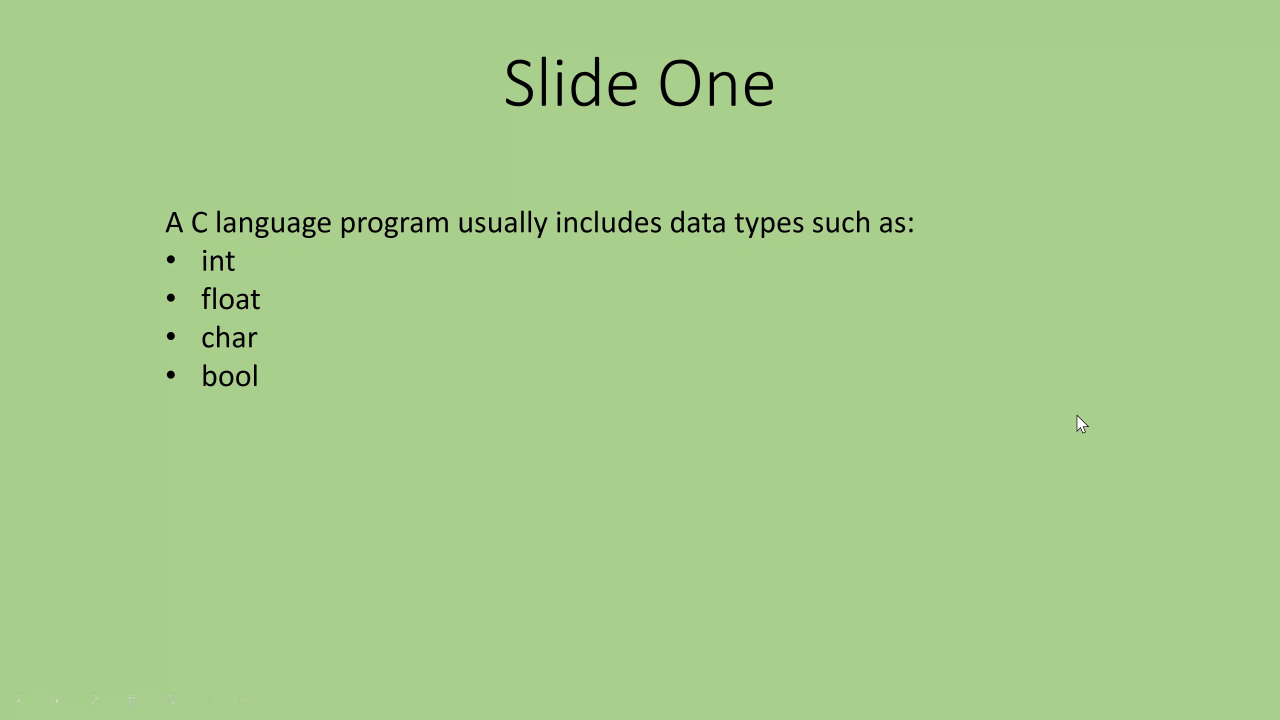
#> input picture frame 93 of data/videos/test0_toy_lecture.mp4, 3840 x 2160 px (shown at 1/3 size)
$ jupyter execute --allow-errors MaskImage.ipynb
#> lines starting #> are read from the running program, lines starting #| are printed output that depends on the picture; after the words box and inside, x2 and y2 are one past the last pixel; in counts of white or black regions, pixels touching at a corner belong together
[cell 1]
# [82 lines of commented-out code are left out]

[cell 2]
# [63 lines of commented-out code are left out]

[cell 3]
import cv2
import os
import numpy as np

# Input and output paths
video_path = "Masking_Image/test9_cs412-21s.mp4"
output_dir = "masking_out_directory"

# Ensure video file exists
#> (the rest of this cell did not finish here and is left out)

[cell 4]
# Contour Masking
import cv2
import os
import numpy as np

# Input and output paths
video_path = "data/videos/test0_toy_lecture.mp4"
output_dir = "pixelsubtract_directory2"

# Ensure video file exists
if not os.path.isfile(video_path):
    print(f"Error: {video_path} not found.")
    exit()

# Create output directory if it doesn't exist
if not os.path.exists(output_dir):
    os.makedirs(output_dir)

# Open the video file
cap = cv2.VideoCapture(video_path)
fps = cap.get(cv2.CAP_PROP_FPS)

# Validate FPS
if fps <= 0:
    print(f"Error: Could not retrieve FPS from {video_path}")
    cap.release()
    exit()

frame_interval = int(fps)  # Extract a frame every second
index = 0
count = 0
success, frame = cap.read()
#> frame is the input picture: shape (2160, 3840, 3); mean B, G, R 138.5, 204.8, 167.2

previous_canvas = None  # Store the previous frame's contours

while success:
    if count % frame_interval == 0:
        img_file = os.path.join(output_dir, f"scene_{index}.jpg")

        # Convert frame to grayscale
        image_gray = cv2.cvtColor(frame, cv2.COLOR_BGR2GRAY)
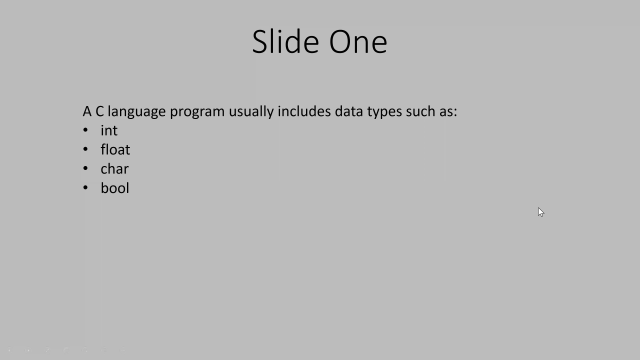
#> image_gray: shape (2160, 3840) (shown at 1/6 size); min 0, max 255, mean 186

        # Convert grayscale to binary (black and white)
        _, image_edges = cv2.threshold(image_gray, 100, 255, cv2.THRESH_BINARY)
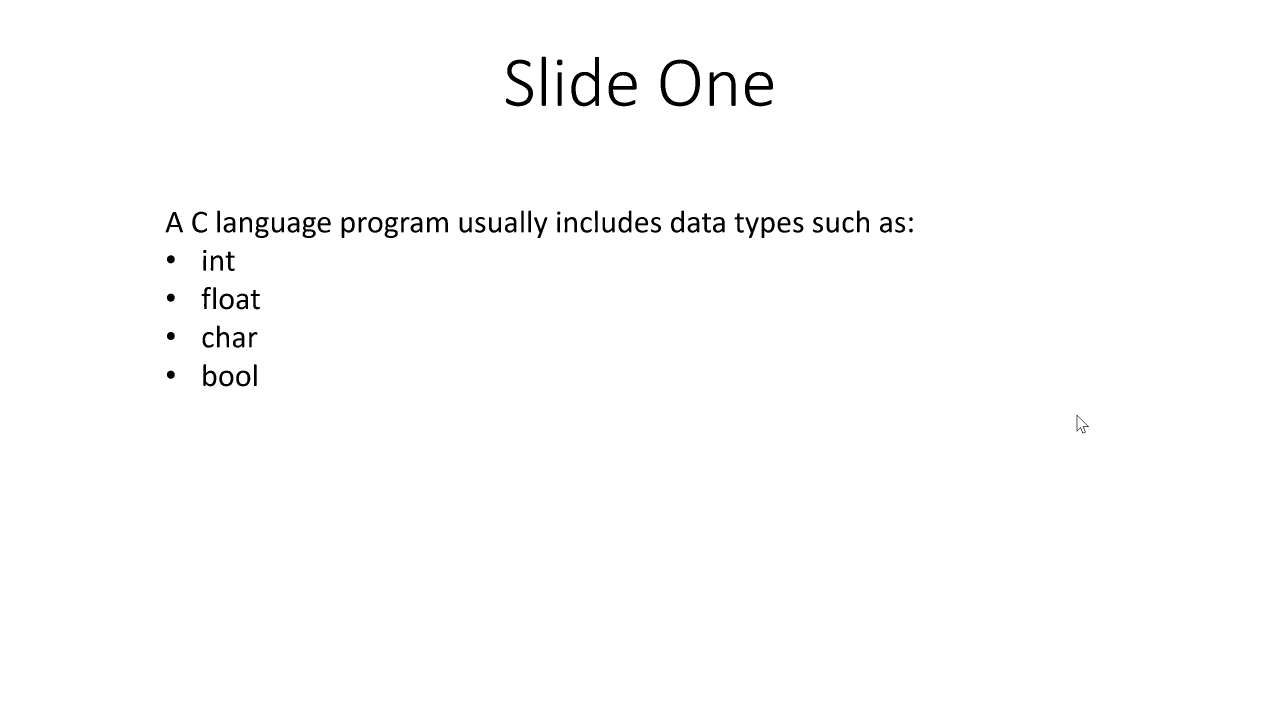
#> image_edges: shape (2160, 3840) (shown at 1/3 size); 99.1% white; 81 black regions

        # Create white canvas, mask, and background
        canvas = np.full(frame.shape, 255, np.uint8)
        mask = np.full(frame.shape, 255, np.uint8)
        new_background = np.full(frame.shape, 255, np.uint8)

        # Find contours
        contours_draw, _ = cv2.findContours(image_edges, cv2.RETR_LIST, cv2.CHAIN_APPROX_NONE)
#> contours_draw = 115 contours; largest, box (x1, y1, x2, y2) and area: (0, 0, 3840, 2160) 8288401, (1981, 178, 2101, 320) 13858, (1996, 190, 2086, 307) 8588, (1713, 169, 1798, 320) 8237, (2234, 215, 2320, 320) 5170
        contours_mask, _ = cv2.findContours(image_edges, cv2.RETR_EXTERNAL, cv2.CHAIN_APPROX_NONE)
#> contours_mask = 1 contour; box (x1, y1, x2, y2) and area: (0, 0, 3840, 2160) 8288401

        # Draw all contours on the canvas
        for contour in range(len(contours_draw)):
            cv2.drawContours(canvas, contours_draw, contour, (0, 0, 0), 3)
#> this loop made 115 passes
#> canvas: shape (2160, 3840, 3); 98.5% white; 112 black regions, largest, box (x1, y1, x2, y2) and area: (0, 0, 3840, 2160) 35964, (1515, 176, 1602, 322) 2592, (2126, 213, 2210, 321) 2468

        # Create mask and background
        for contour in range(len(contours_mask)):
            if contour != 1:
                cv2.fillConvexPoly(mask, contours_mask[contour], (0, 0, 0))
                cv2.fillConvexPoly(new_background, contours_mask[contour], (0, 255, 0))  # Green background
#> this loop made 1 pass
#> mask: shape (2160, 3840, 3); every value is 0
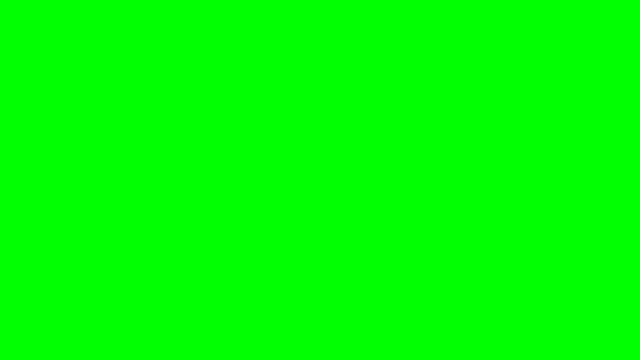
#> new_background: shape (2160, 3840, 3) (shown at 1/6 size); mean of channels 0, 1, 2 0, 255, 0; drawn as B, G, R

        # Apply the mask to remove the background
        output_frame = cv2.bitwise_and(frame, new_background)
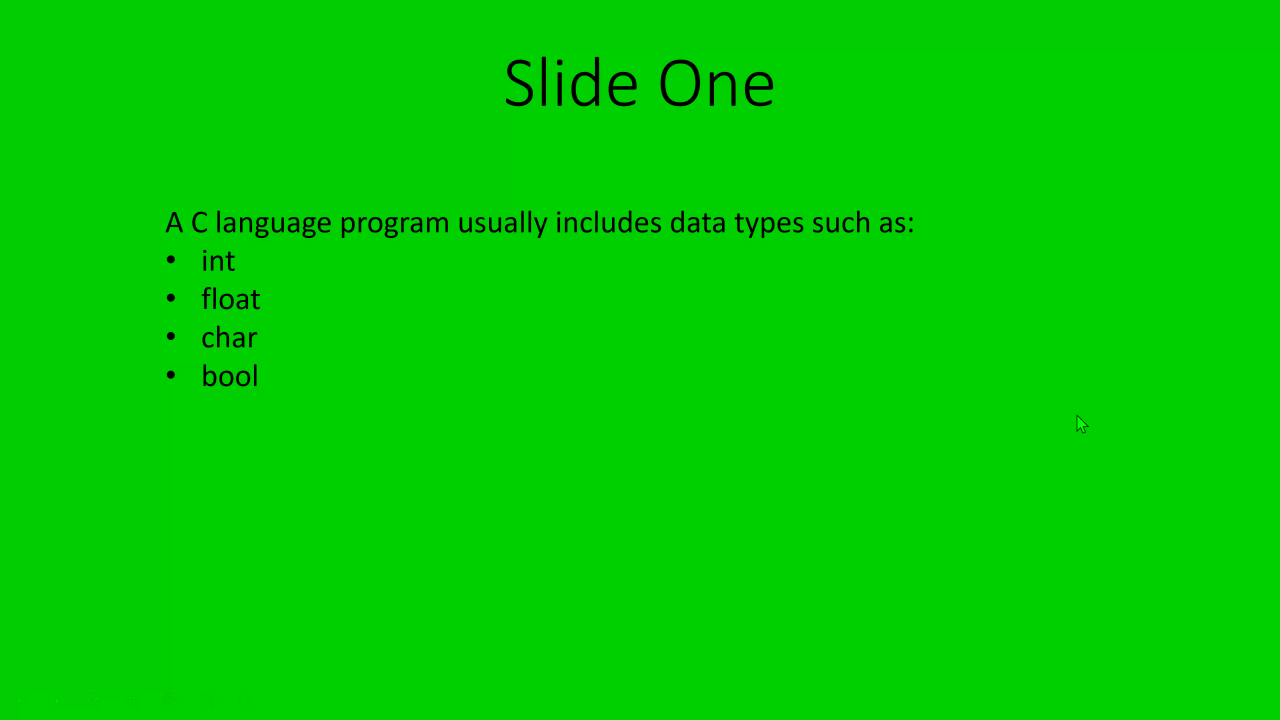
#> output_frame: shape (2160, 3840, 3) (shown at 1/3 size); mean B, G, R 0, 204.8, 0

        # Save the processed images
        cv2.imwrite(img_file, output_frame)
        contours_file = os.path.join(output_dir, f"contours_{index}.png")
        mask_file = os.path.join(output_dir, f"mask_{index}.png")
        background_file = os.path.join(output_dir, f"background_{index}.png")

        cv2.imwrite(contours_file, canvas)
        cv2.imwrite(mask_file, mask)
        cv2.imwrite(background_file, new_background)

        print(f"Saved masked frame: {img_file}")

        # Compute difference with the previous contour frame and save
        if previous_canvas is not None:
            diff = cv2.absdiff(previous_canvas, canvas)  # Subtract adjacent frames
            diff_file = os.path.join(output_dir, f"contour_diff_{index-1}_{index}.png")
            cv2.imwrite(diff_file, diff)
            print(f"Saved difference frame: {diff_file}")

        # Update previous canvas
        previous_canvas = canvas.copy()

        index += 1

    success, frame = cap.read()
    count += 1

cap.release()
print("Processing complete.")

$ run again, starting later in the video
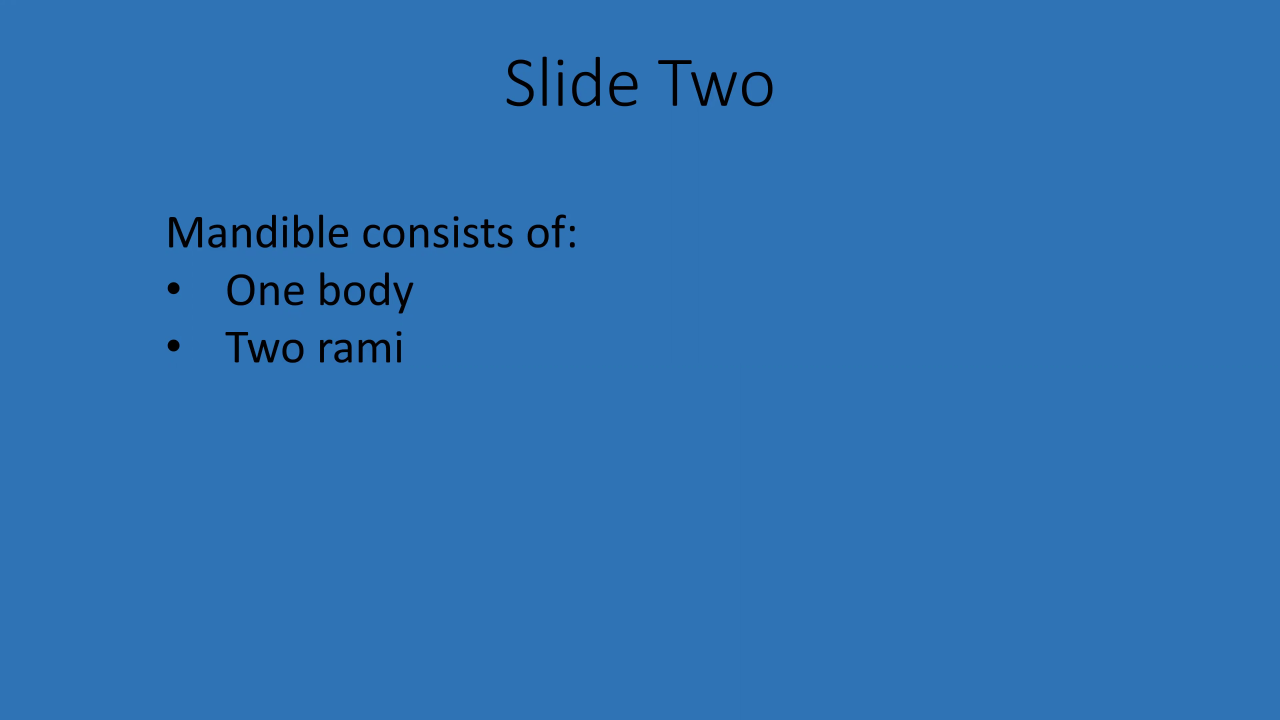
#> input picture frame 422 of data/videos/test0_toy_lecture.mp4, 3840 x 2160 px (shown at 1/3 size)
#> frame is the input picture: shape (2160, 3840, 3); mean B, G, R 179.1, 113.8, 46.5
#> `_, image_edges = cv2.threshold(image_gray, 100, 255, cv2.THRESH_BINARY)`:
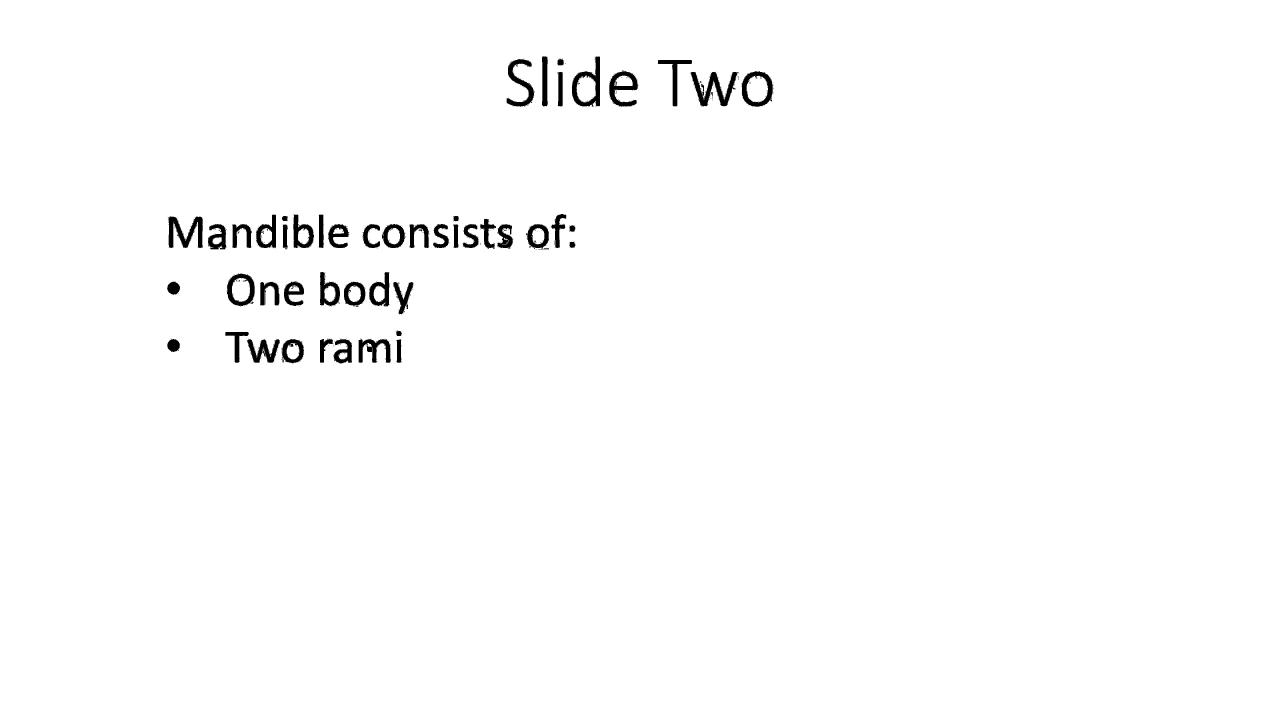
#> image_edges: shape (2160, 3840) (shown at 1/3 size); 98.7% white; 535 black regions (483 under 20 px)
#> contours_draw = 1258 contours, 1167 with area under 20; largest, box (x1, y1, x2, y2) and area: (0, 0, 3840, 2160) 8288401, (1715, 168, 1801, 321) 8644, (2223, 212, 2319, 321) 8192, (680, 820, 765, 919) 6700, (2071, 215, 2217, 320) 6036
#> contours_mask = 1 contour; box (x1, y1, x2, y2) and area: (0, 0, 3840, 2160) 8288401
#> the loop `for contour in range(len(contours_mask)):` made 1 pass
#> `output_frame = cv2.bitwise_and(frame, new_background)`:
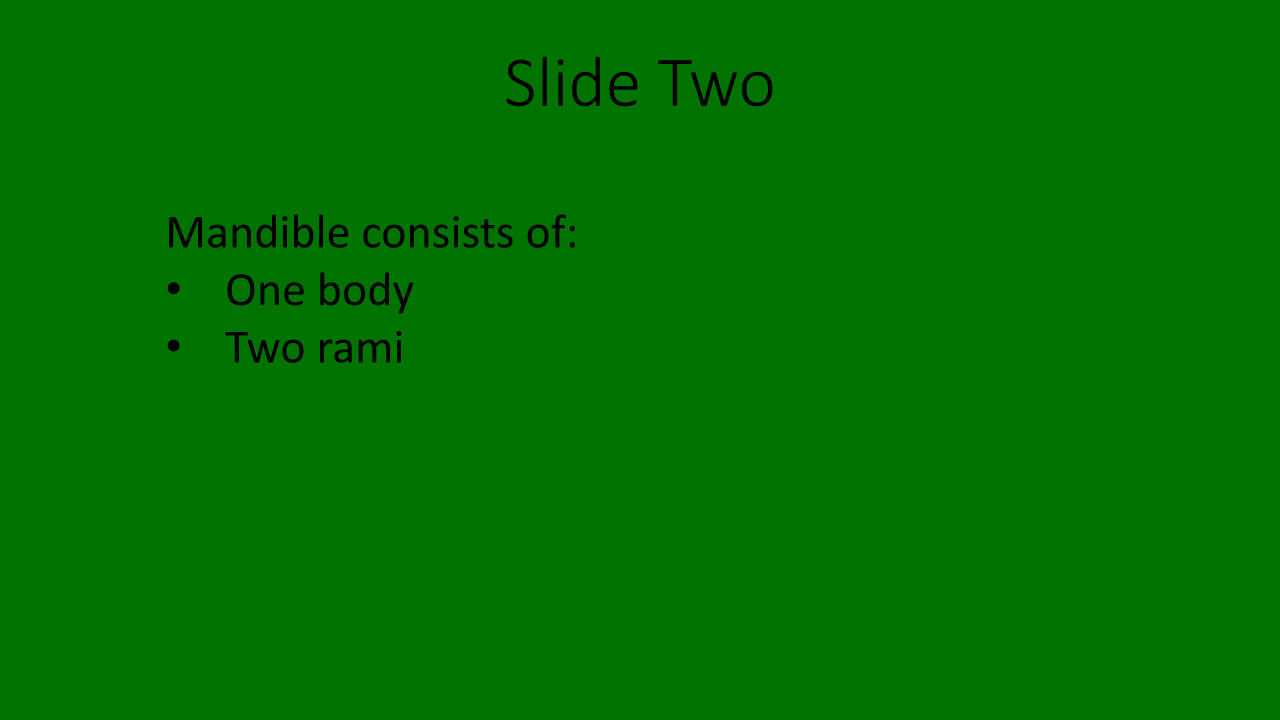
#> output_frame: shape (2160, 3840, 3) (shown at 1/3 size); mean B, G, R 0, 113.8, 0

$ run again, starting later in the video
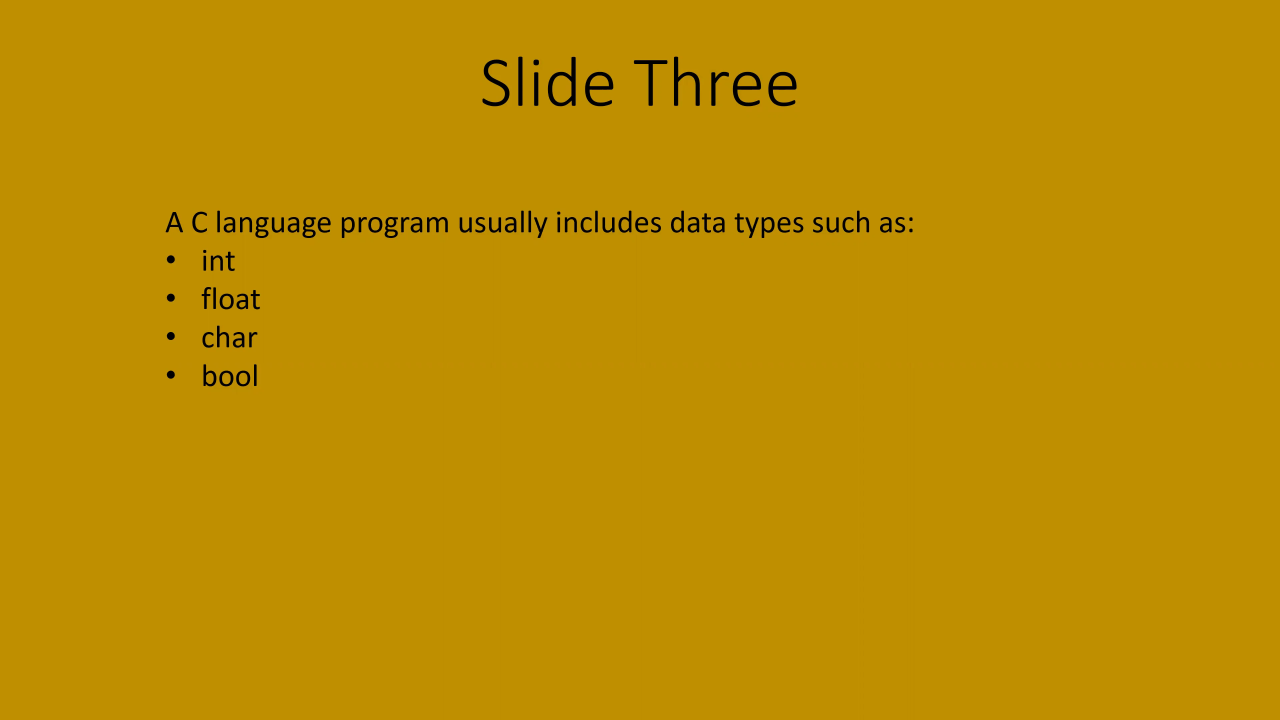
#> input picture frame 750 of data/videos/test0_toy_lecture.mp4, 3840 x 2160 px (shown at 1/3 size)
#> frame is the input picture: shape (2160, 3840, 3); mean B, G, R 0.1, 141.6, 189.1
#> `_, image_edges = cv2.threshold(image_gray, 100, 255, cv2.THRESH_BINARY)`:
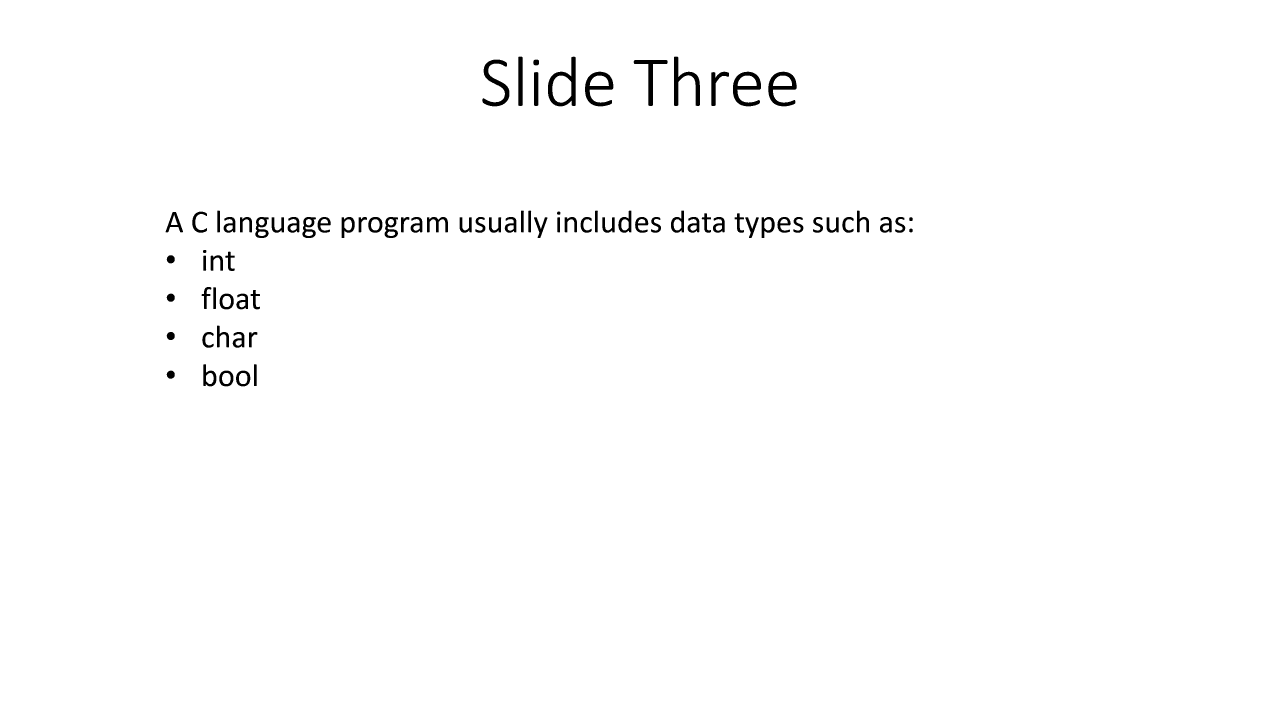
#> image_edges: shape (2160, 3840) (shown at 1/3 size); 99% white; 82 black regions
#> contours_draw = 115 contours; largest, box (x1, y1, x2, y2) and area: (0, 0, 3840, 2160) 8288401, (1643, 169, 1728, 320) 8369, (1754, 214, 1841, 320) 5260, (2304, 214, 2391, 320) 5251, (2198, 214, 2284, 320) 5248
#> contours_mask = 1 contour; box (x1, y1, x2, y2) and area: (0, 0, 3840, 2160) 8288401
#> the loop `for contour in range(len(contours_draw)):` made 115 passes
#> the loop `for contour in range(len(contours_mask)):` made 1 pass
#> `output_frame = cv2.bitwise_and(frame, new_background)`:
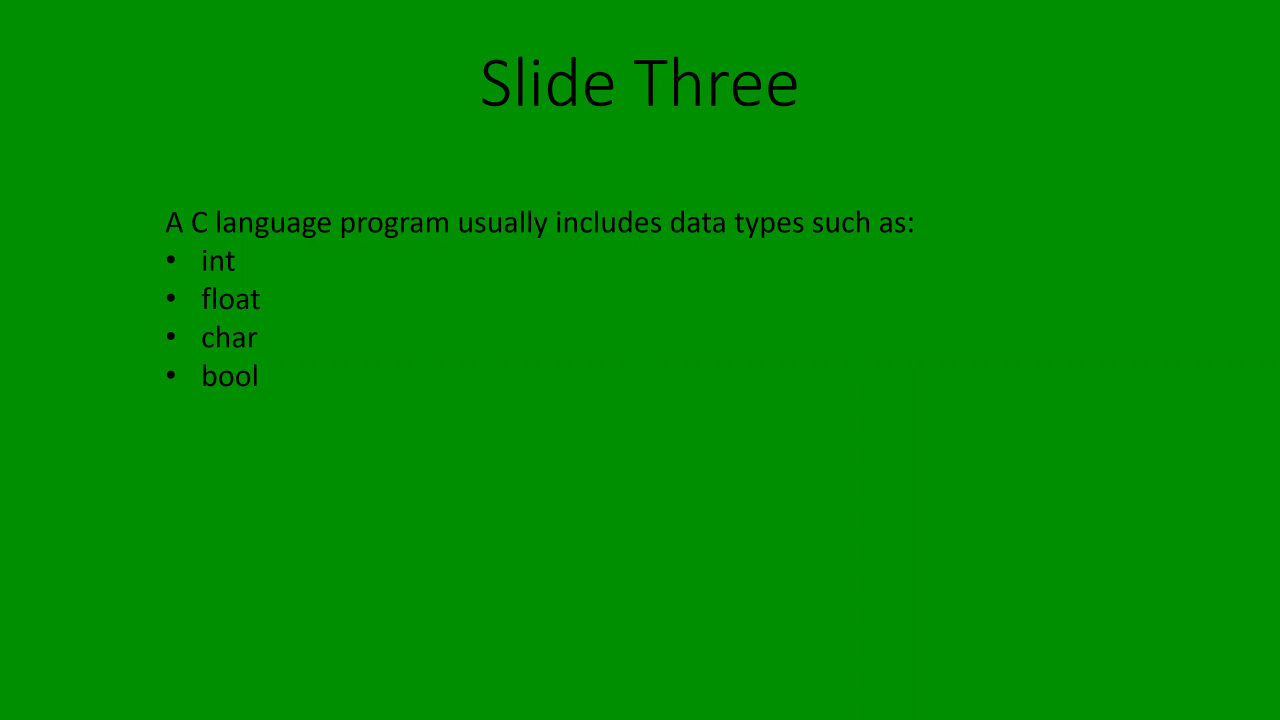
#> output_frame: shape (2160, 3840, 3) (shown at 1/3 size); mean B, G, R 0, 141.6, 0
